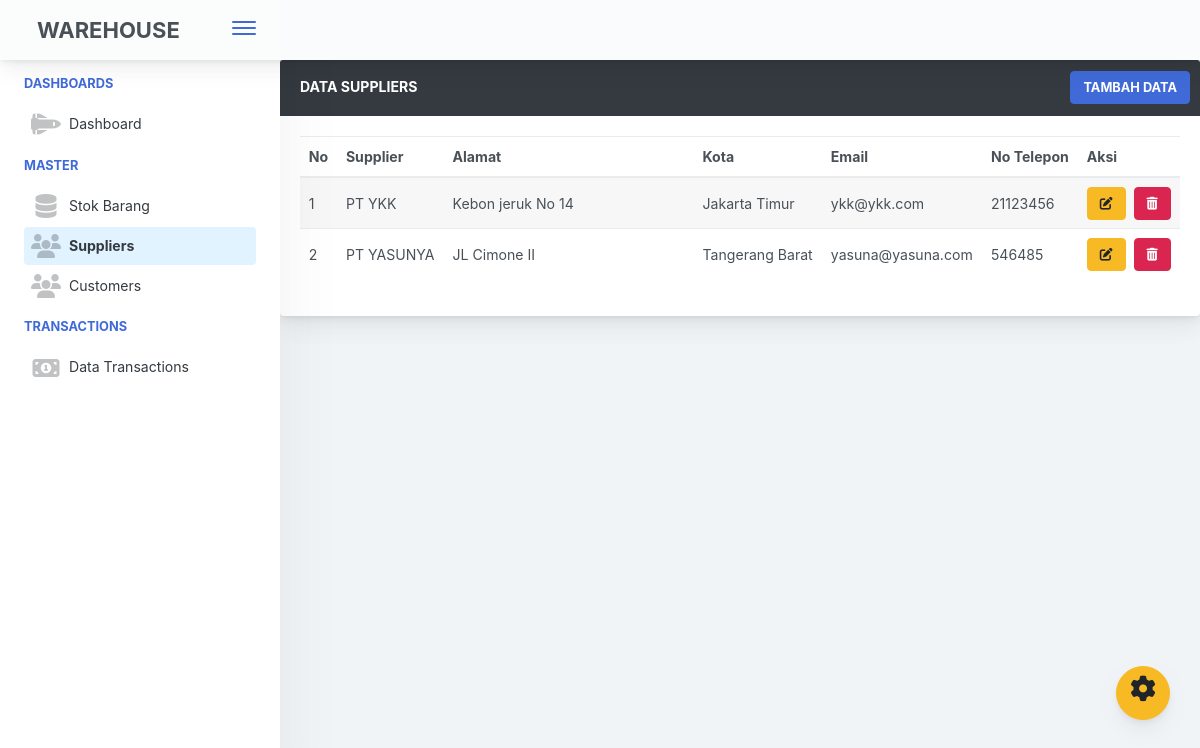
The app's page /public/supplier with its own data.
### tables this page shows
CREATE TABLE `tb_supplier` (
  `id_supplier` int(11) NOT NULL,
  `supplier` varchar(100) NOT NULL,
  `alamat` varchar(255) NOT NULL,
  `kota` varchar(50) NOT NULL,
  `email` varchar(100) NOT NULL,
  `no_telepon` int(20) NOT NULL
);

### app/core/Controller.php (called while the page is built, shortened)
<?php
class Controller
{
    public function view($view, $data = [])
    {
        require '../app/views/' . $view . '.php';
    }
    public function model($model)
    {
        return new $model;
    }
}

### app/controllers/Supplier.php (called while the page is built, shortened)
<?php
class Supplier extends Controller {
  public function index() {
    $data['judul'] = 'Data Supplier';
    $data['suppliers'] = $this->model('Supplier_model')->getAllSupplier();
    $data['supplier_sidebar'] = true;
    $this->view('/supplier/index',$data);
  }
}
?>

### app/core/App.php (called while the page is built, shortened)
<?php
class App
{
    protected $method = 'index';
    protected $params = [];
    public function __construct()
    {
        $this->controller = new $this->controller;
        call_user_func_array([$this->controller, $this->method], $this->params);
    }
}

### public/index.php (called while the page is built, shortened)
<?php
$app = new App;

### app/core/Database.php (called while the page is built, shortened)
<?php
class Database
{
    private $host = DB_HOST;
    private $user = DB_USER;
    private $pass = DB_PASS;
    private $db_name = DB_NAME;
    private $dbh;
    private $stmt;
    public function __construct()
    {
        $dsn = 'mysql:host=' . $this->host . ';dbname=' . $this->db_name;
        $option = [
            PDO::ATTR_PERSISTENT => true,
            PDO::ATTR_ERRMODE => PDO::ERRMODE_EXCEPTION
        ];
        try {
            $this->dbh = new PDO($dsn, $this->user, $this->pass, $option);
        } catch (PDOException $e) {
            die($e->getMessage());
        }
    }
    public function query($query)
    {
        $this->stmt = $this->dbh->prepare($query);
    }
    public function execute()
    {
        $this->stmt->execute();
    }
    public function resultSet()
    {
        $this->execute();
        return $this->stmt->fetchAll(PDO::FETCH_ASSOC);
    }
}

### app/models/Supplier_model.php (called while the page is built, shortened)
<?php
  class Supplier_model {
    private $table = 'tb_supplier';
    private $db;
    public function __construct()
    {
        $this->db = new Database;
    }
    public function getAllSupplier()
    {
        $this->db->query('SELECT * FROM ' . $this->table);
        return $this->db->resultSet();
    }
  }
?>

### app/views/supplier/index.php (the view, shortened to what this page needs)
<div class="app-main__outer">
  <div class="card">
    <h5 class="card-header bg-dark text-white">Data Suppliers
      <a href="<?=BASEURL;?>/supplier/tambah" class="btn btn-primary ml-auto font-weight-bold">Tambah Data</a>
    </h5>
    <div class="card-body">
      <table class="table table-striped">
        <thead>
          <tr>
            <th scope="col">No</th>
            <th scope="col">Supplier</th>
            <th scope="col" width="250px">Alamat</th>
            <th scope="col">Kota</th>
            <th scope="col">Email</th>
            <th scope="col">No Telepon</th>
            <th scope="col">Aksi</th>
          </tr>
        </thead>
        <tbody>
        <?php $i = 1; ?>
        <?php foreach ($data['suppliers'] as $supplier) : ?>
          <tr>
            <td><?= $i++ ?></td>
            <td scope="row"><?= $supplier['supplier'] ?></th>
            <td><?= $supplier['alamat'] ?></td>
            <td><?= $supplier['kota'] ?></td>
            <td scope="row"><?= $supplier['email'] ?></td>
            <td><?= $supplier['no_telepon'] ?></td>
            <td>
              <a href="<?= BASEURL; ?>/supplier/edit/<?= $supplier['id_supplier']; ?>" class="btn btn-warning"> <i class="fas fa-edit    "></i> </a>
              <a href="<?= BASEURL; ?>/supplier/hapus/<?= $supplier['id_supplier']; ?>" class="btn btn-danger ml-1"> <i class="fa fa-trash" aria-hidden="true"></i> </a>
            </td>
          </tr>
        <?php endforeach;?>
        </tbody>
      </table>
    </div>
  </div>
</div>

### records on screen
tb_supplier: supplier "PT YKK", alamat "Kebon jeruk No 14", kota "Jakarta Timur", email "ykk@ykk.com", no_telepon "21123456"
tb_supplier: supplier "PT YASUNYA", alamat "JL Cimone II", kota "Tangerang Barat", email "yasuna@yasuna.com", no_telepon "546485"
